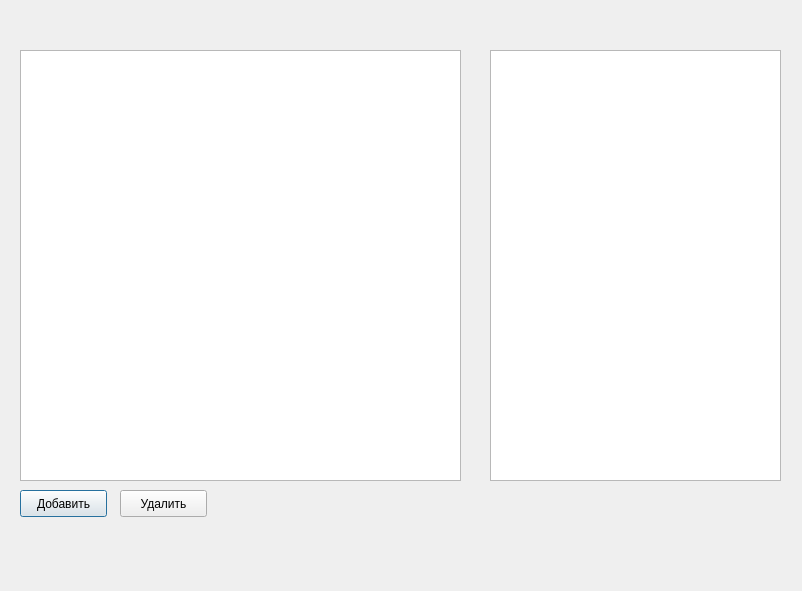
<?xml version="1.0" encoding="UTF-8"?>
<ui version="4.0">
 <class>Uch_Plan</class>
 <widget class="QDialog" name="Uch_Plan">
  <property name="geometry">
   <rect>
    <x>0</x>
    <y>0</y>
    <width>802</width>
    <height>591</height>
   </rect>
  </property>
  <property name="windowTitle">
   <string>Учебный план</string>
  </property>
  <widget class="QTableView" name="uch_planTableView">
   <property name="geometry">
    <rect>
     <x>20</x>
     <y>50</y>
     <width>441</width>
     <height>431</height>
    </rect>
   </property>
  </widget>
  <widget class="QTableView" name="specialityTableView">
   <property name="geometry">
    <rect>
     <x>490</x>
     <y>50</y>
     <width>291</width>
     <height>431</height>
    </rect>
   </property>
  </widget>
  <widget class="QPushButton" name="addButton">
   <property name="geometry">
    <rect>
     <x>20</x>
     <y>490</y>
     <width>87</width>
     <height>27</height>
    </rect>
   </property>
   <property name="text">
    <string>Добавить</string>
   </property>
  </widget>
  <widget class="QPushButton" name="delButton">
   <property name="geometry">
    <rect>
     <x>120</x>
     <y>490</y>
     <width>87</width>
     <height>27</height>
    </rect>
   </property>
   <property name="text">
    <string>Удалить</string>
   </property>
  </widget>
 </widget>
 <resources/>
 <connections/>
</ui>
